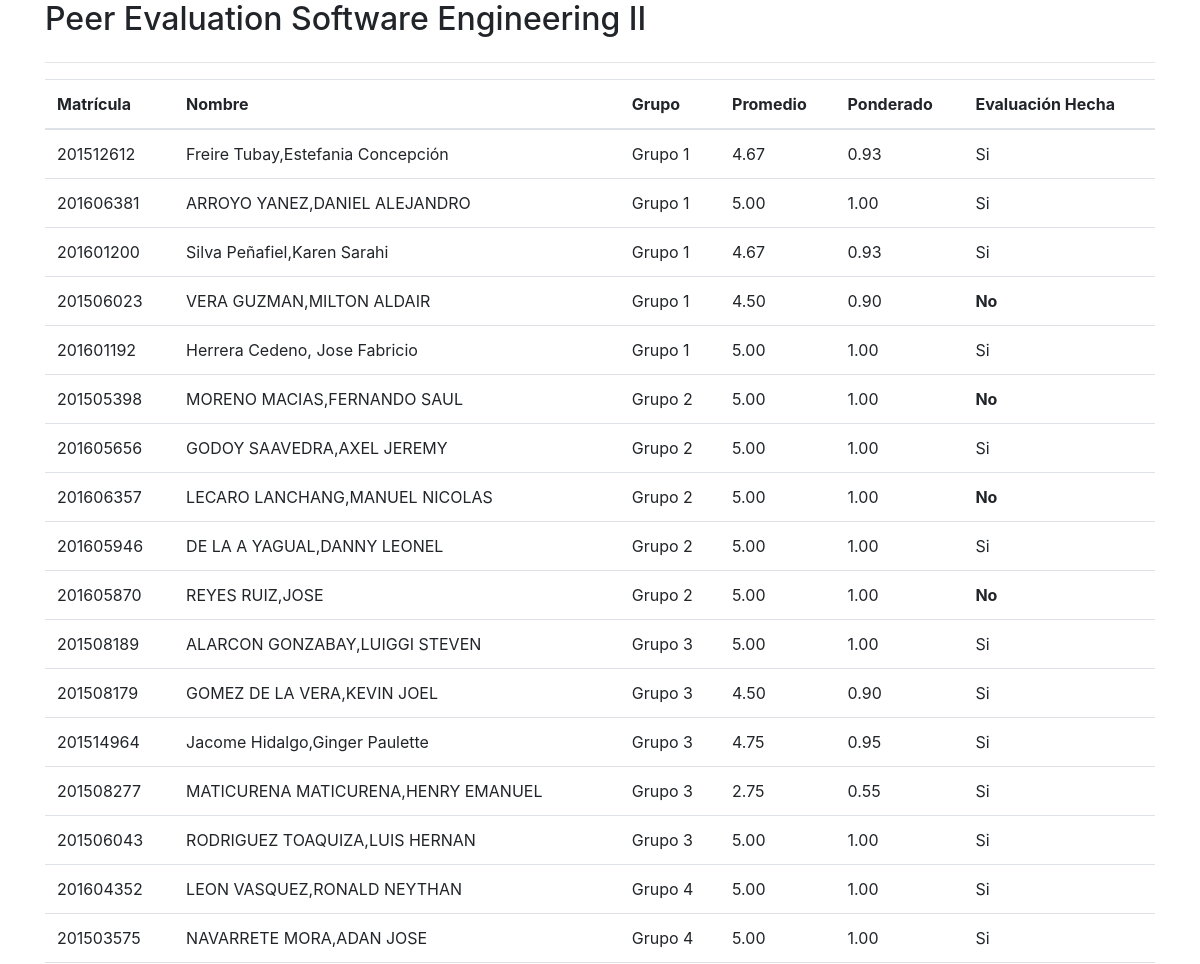
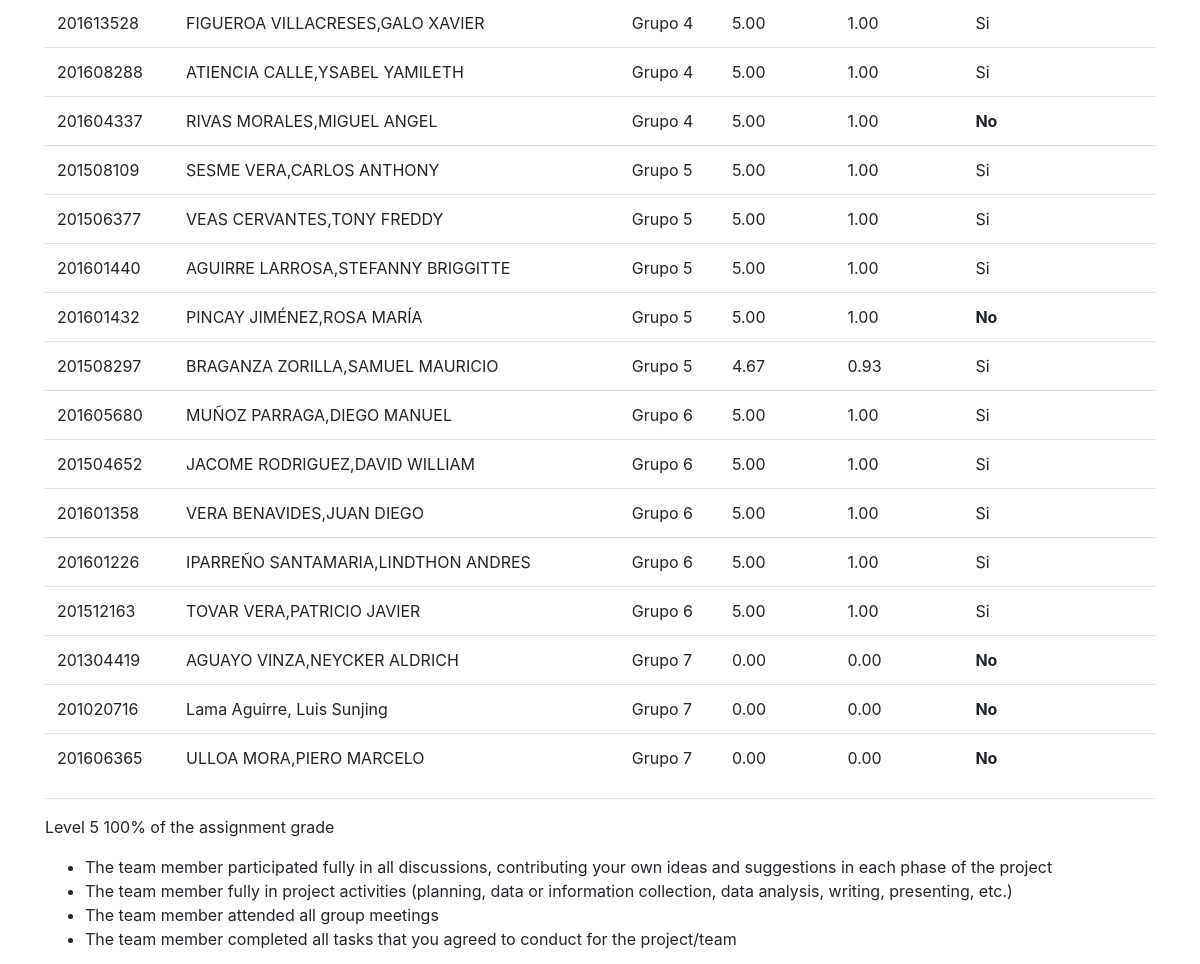
Before: /ver-calificaciones-par-2/ (upper part) with the older database file (2 pictures, top to bottom).
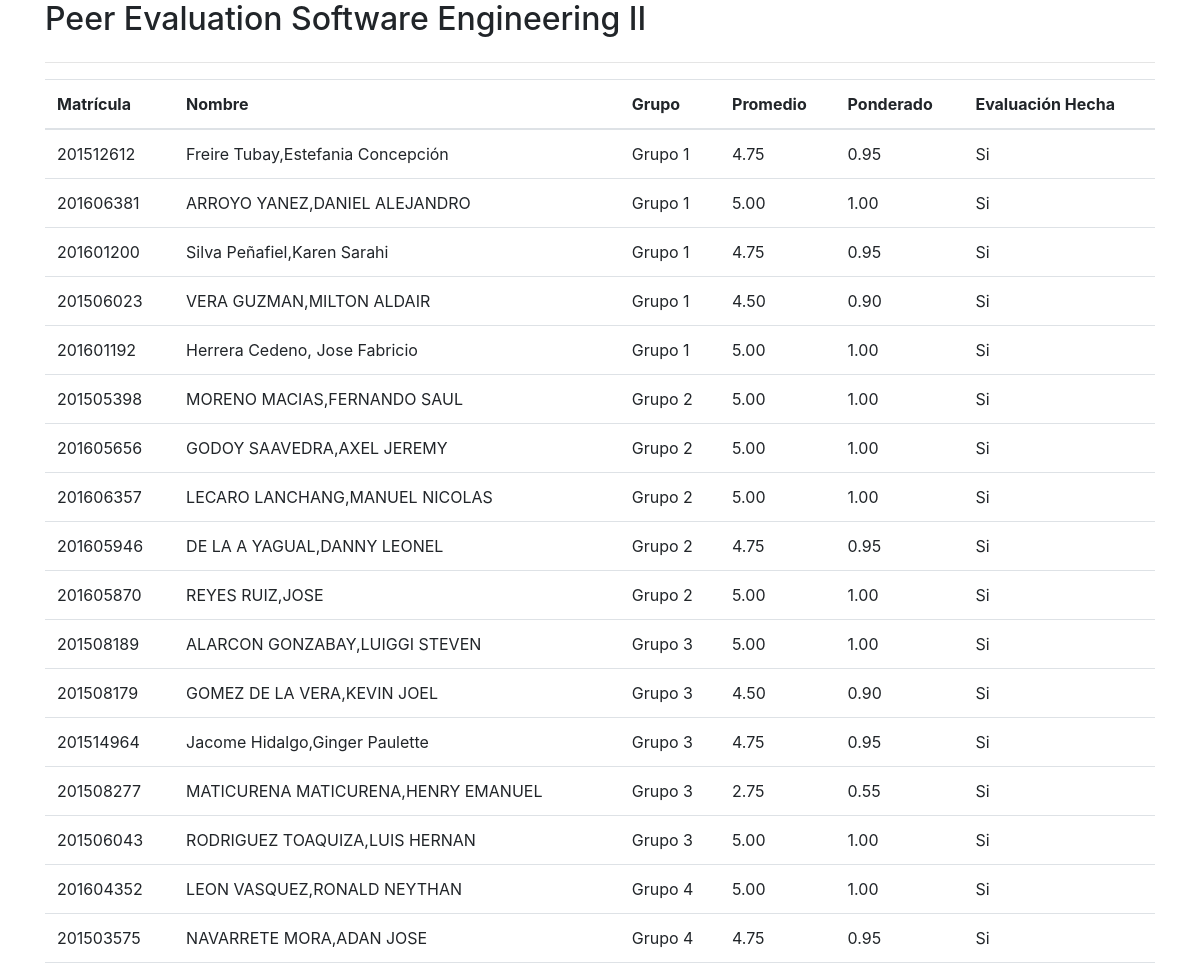
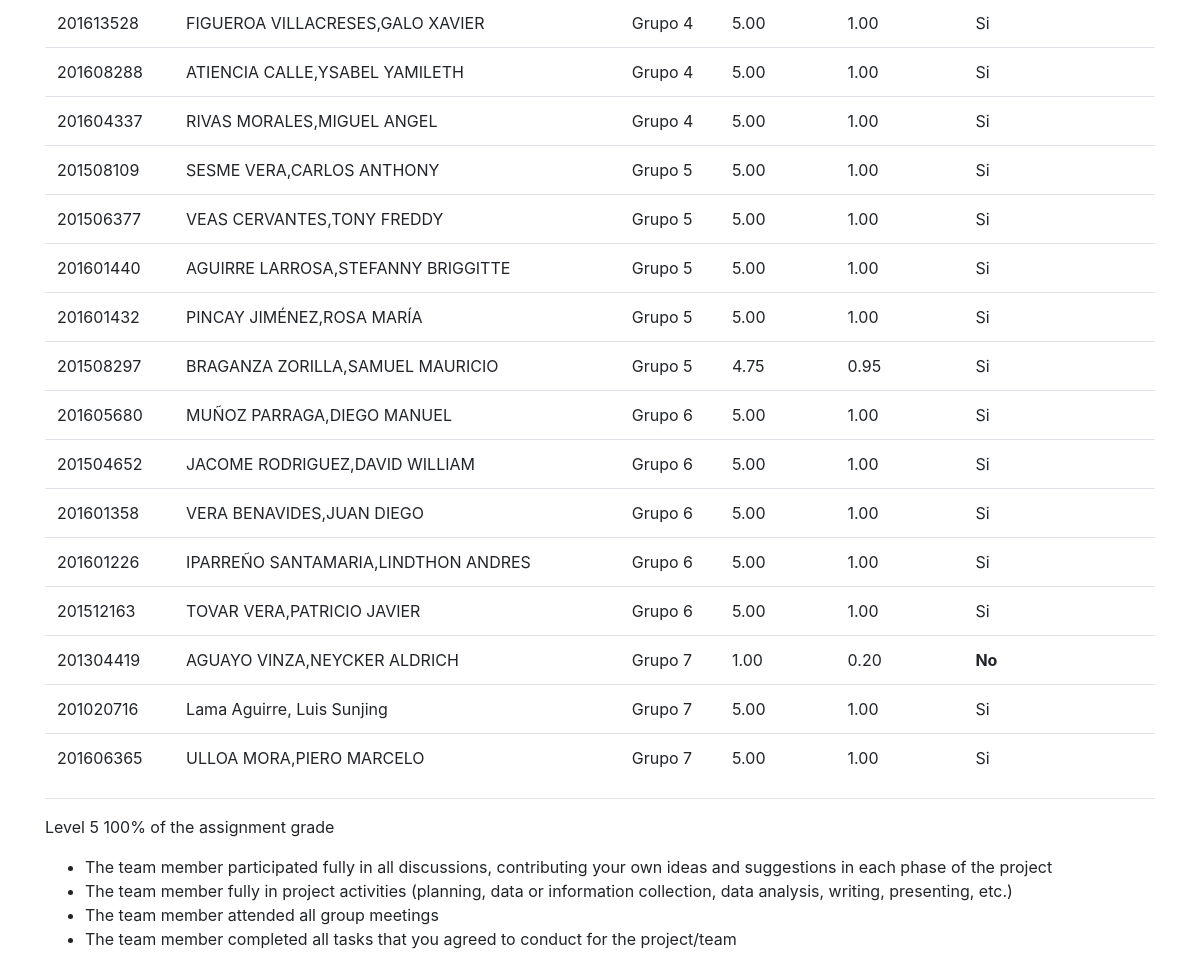
After: the same page with the newer database file (2 pictures, top to bottom).
### evaluation/models.py (models this page shows, shortened)
class Student(models.Model):
    nombre=models.CharField(max_length=200)
    matricula=models.PositiveIntegerField()
    group=models.ForeignKey(Group,on_delete=models.SET_NULL,null=True)
    paralelo=models.IntegerField(default=2)
    done=models.BooleanField(default=False)

class Group(models.Model):
    nombre=models.CharField(max_length=100)
    def __str__(self):
        return self.nombre

### evaluation/views.py (the view)
# urls.py: path('ver-calificaciones-par-2/', views.resumen_calificaciones_2, name='resumen_calificaciones_2'),
def resumen_calificaciones_2(request):
    estudiantes=Student.objects.filter(paralelo=2).order_by('group').values_list('id', 'matricula')
    estudiantess=[]
    calificacion=[]
    promedio=[]
    for x,y in estudiantes:
        e = Student.objects.get(pk=x)
        calificacion_average = Student.objects.filter(pk=x).aggregate(avg=Avg('evaluacion__calificacion'))["avg"]
        if not calificacion_average:
            calificacion_average=0
        estudiantess.append(e)
        calificacion.append(calificacion_average)
        promedio.append(calificacion_average/5)
    return render(request,"estudiantes_list.html",{"resultado":zip(estudiantess,calificacion,promedio)})

### evaluation/templates/estudiantes_list.html (shortened to what this page needs)
<!DOCTYPE html>
<html>
<head>
  <link rel="stylesheet" href="https://stackpath.bootstrapcdn.com/bootstrap/4.5.0/css/bootstrap.min.css"
>
</head>
<body>
  <div class="container">
    <div class="row">
      <div class="col-12">
        <h2>
          Peer Evaluation Software Engineering II
        </h2>
      </div>
    </div>
    <hr>
    <table class="table">
      <thead>
        <tr>
          <th class="c">
            Matrícula
          </th>
          <th>
            Nombre
          </th>
          <th>
            Grupo
          </th>
          <th>
            Promedio
          </th>
          <th>
            Ponderado
          </th>
          <th>
            Evaluación Hecha
          </th>
        </tr>
      </thead>
      <tbody>
        {%for r in resultado%}
        <tr>
          <td>
            {{r.0.matricula}}
          </td>
          <td>
            {{r.0.nombre}}
          </td>
          <td>
            {{r.0.group}}
          </td>
          <td>
            {{r.1|floatformat:2|default_if_none:0.0}}
          </td>
          <td>
            {{r.2|floatformat:2|default_if_none:0.0}}
          </td>
          <td>
            {%if r.0.done %}
            Si
            {%else%}
            <strong>No</strong>
            {%endif%}
          </td>
        </tr>
        {%endfor%}
      </tbody>
    </table>
    <hr>
    <div class="row">
      <div class="col-12">
        <p>
          Level 5 100% of the assignment grade
        <ul>
          <li>The team member participated fully in all discussions, contributing your own ideas and suggestions in each
            phase of the project</li>
          <li>The team member fully in project activities (planning, data or information collection, data analysis,
            writing, presenting, etc.)</li>
          <li>The team member attended all group meetings</li>
          <li>The team member completed all tasks that you agreed to conduct for the project/team</li>
        </ul>
        </p>
      </div>
    </div>
  </div>
</body>
</html>

Changed rows visible on the page:
computed for Student "Freire Tubay,Estefania Concepción": r "4.67" → "4.75"; r "0.93" → "0.95"
computed for Student "Silva Peñafiel,Karen Sarahi": r "4.67" → "4.75"; r "0.93" → "0.95"
changed Student "VERA GUZMAN,MILTON ALDAIR": done "No" → "Si"
changed Student "MORENO MACIAS,FERNANDO SAUL": done "No" → "Si"
changed Student "LECARO LANCHANG,MANUEL NICOLAS": done "No" → "Si"
computed for Student "DE LA A YAGUAL,DANNY LEONEL": r "5.00" → "4.75"; done "1.00" → "0.95"
changed Student "REYES RUIZ,JOSE": done "No" → "Si"
computed for Student "NAVARRETE MORA,ADAN JOSE": r "5.00" → "4.75"; done "1.00" → "0.95"
changed Student "RIVAS MORALES,MIGUEL ANGEL": done "No" → "Si"
changed Student "PINCAY JIMÉNEZ,ROSA MARÍA": done "No" → "Si"
computed for Student "BRAGANZA ZORILLA,SAMUEL MAURICIO": r "4.67" → "4.75"; r "0.93" → "0.95"
computed for Student "AGUAYO VINZA,NEYCKER ALDRICH": id "0.00" → "1.00"; done "0.00" → "0.20"
changed Student "Lama Aguirre, Luis Sunjing": done "0.00" → "5.00"; done "0.00" → "1.00"; done "No" → "Si"
changed Student "ULLOA MORA,PIERO MARCELO": done "0.00" → "5.00"; done "0.00" → "1.00"; done "No" → "Si"
